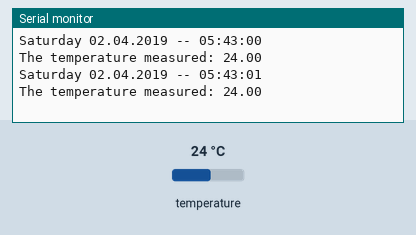
Simulated run of this sketch. Board: Arduino Mega 2560, built with avr-gcc and run on an emulated ATmega2560. Parts: the last lines printed to the serial monitor. Inputs (shaded band) come from the test bench; at power-on: temperature 24 °C. The local clock reads 2024-03-15 10:24:30 at power-on unless the sketch sets it.

Above: at 1.8 s.
1.9 s: temperature set to 12 °C
At 2.8 s:
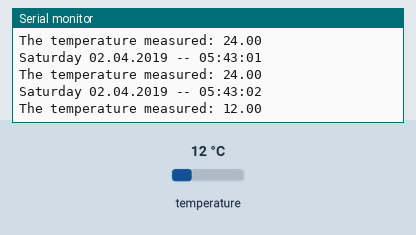
3.4 s: temperature set to 19 °C
At 4.9 s:
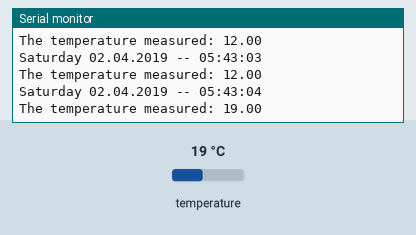
Timing chart, 0 to 6.4 s (numbered marks = the images above; inputs shaded):
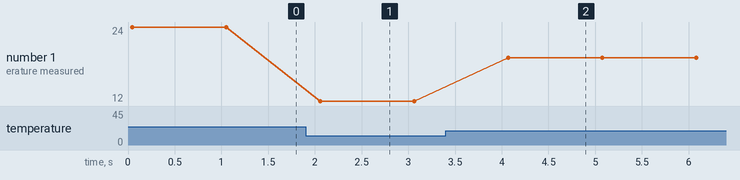

Measured:
- after the input at 1.9 s, the serial monitor: prints a new line after 0.16 s (image 1)
- after the input at 3.4 s, the serial monitor: prints a new line after 0.67 s (image 2)
- plotted number 1: 24 → 12 after the input at 1.9 s, 12 → 19 after the input at 3.4 s

The sketch:

WeatherStation_RTC.ino
```cpp
// Libraries used:

// DS3231 (the ZS-042 RTC1 module as designed in Fritzing):
// Copyright (C)2015 Rinky-Dink Electronics, Henning Karlsen. All right reserved
// web: http://www.RinkyDinkElectronics.com/

// Arduino Mega:
// ----------------------
// DS3231:  SDA pin   -> Arduino Digital 20 (SDA) or the dedicated SDA pin
//          SCL pin   -> Arduino Digital 21 (SCL) or the dedicated SCL pin
//         bps used  -> 9600 instead of the original 115200 in the original library

#include <DS3231.h>

DS3231  rtc(SDA, SCL);
// Initializing the Real Time Clock object using Serial Data and Serial Clock pins. rtc is the DS3231 class constructor

void rtc_setup(){
    rtc.begin(); // Iniliaze the Real Time Clock object

    // The following three lines are run only when the DS3231 module is calibrated the first time.
    // Change the parameters to set to the first instance when we begin to record the time

    rtc.setDOW(TUESDAY);
    rtc.setTime(5, 43, 0);
    rtc.setDate(2, 4, 2019);
}

void rtc_loop(){
  }

void setup()
{
  Serial.begin(9600); // Setting up the serial communication with a bps of 9600
  rtc_setup();
}

void loop()
{
  // Serial.print() prints to the serial monitor
  Serial.print(rtc.getDOWStr());
  Serial.print(" ");


  Serial.print(rtc.getDateStr());
  Serial.print(" -- ");

  Serial.println(rtc.getTimeStr());
  Serial.print("The temperature measured: ");
  Serial.println(rtc.getTemp());
  // The parameter of delay function is in milliseconds
  delay (1000); // A delay of 1 second
}
```
